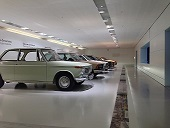
%> input picture lab4/Part3/testImage.JPG, 170 x 128 px
$ octave Part3.m   (GNU Octave 9; MATLAB toolbox functions it lacks are replaced by stand-ins)
%> lines starting %> are read from the running program, lines starting %| are printed output that depends on the picture
### lab4/Part3/compressor.m
function [ numDiscardedCoefficients, compressedTestSignal ] = compressor(testSignal, cutoff)

    fourierCoefficients = fft2(testSignal); %Obtain the fourier series coefficients.

    %Loop through the fourier series coeficients.
    [M,N] = size(testSignal);
    numDiscardedCoefficients = 0;
    for l = 0 : M-1 %loop through the row requencies
        for k = 0 : N-1 %loop through the column frequencies

            %If the absolute value of a coeficient is less than the cutoff
            %parameter, set the coeficient to zero and increment the
            %numDiscardedCoeficients variable.

            %WRITE YOUR CODE HERE
            if abs(fourierCoefficients(l+1, k+1)) < cutoff
                fourierCoefficients(l+1, k+1) = 0;
                numDiscardedCoefficients = numDiscardedCoefficients + 1;
            end
        end
    end

    compressedTestSignal = ifft2(fourierCoefficients);
end

### lab4/Part3/calculatePSNR.m
function [PSNR] = calculatePSNR(testSignal,compressedTestSignal)
    [M,N] = size(testSignal);
    MSE = (1/(M*N))*sum(sum((abs(testSignal-compressedTestSignal)).^2));
    PSNR = 10*log10(1/MSE);
end

### lab4/Part3/calculateCompressionRate.m
function [compressionRate] = calculateCompressionRate( M, N, numDiscardedCoeficients )
    %64 + 64 bits per complex fourier coeficient of type double
    originalSize = 128*M*N;

    newSize = 128*(M*N - numDiscardedCoeficients) + ceil(numDiscardedCoeficients*log2(M*N)) + ceil(log2(M*N));

    compressionRate = newSize/originalSize;
end

### lab4/Part3/Part3.m
clear all
close all
clc

%import and format the test signal for use
testSignal = imread('testImage.JPG');
%> testSignal is the input picture: size 128x170x3 uint8; mean R, G, B 126, 123.2, 119.6
testSignal = double(rgb2gray(testSignal))./255; %Make the image grayscale with pixel values between 0 and 1.
%> testSignal: size 128x170 double

[M,N] = size(testSignal);
%> M = 128; N = 170

%Vary this cutoff parameter to explore the
%compression rate to PSNR tradeoff
cutoff = 10;

%Create a function that compresses an image by zeroing out Fourier
%coeficients with a modulus below a cutoff threshold
[ numDiscardedCoeficients, compressedTestSignal ] = compressor(testSignal, cutoff);
%> after the loop in compressor, `for l = 0 : M-1`: numDiscardedCoefficients = 15324
%> in compressor, `compressedTestSignal = ifft2(fourierCoefficients);`:
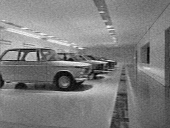
%> compressedTestSignal: size 128x170 double; min -0.0514, max 1.03, mean 0.485; drawn with min black and max white
%> numDiscardedCoeficients = 15324

%This function calculates the PSNR of the compressed image relative to the
%original image.
PSNR = calculatePSNR(testSignal,compressedTestSignal);
%> in calculatePSNR, `MSE = (1/(M*N))*sum(sum((abs(testSignal-compressedTestSignal)).^2));`: MSE = 0.00108
%> in calculatePSNR, `PSNR = 10*log10(1/MSE);`: PSNR = 29.66
%> PSNR = 29.66

%This function approximates the the compression rate that is obtained.
compressionRate = calculateCompressionRate(M,N, numDiscardedCoeficients );
%> in calculateCompressionRate, `newSize = 128*(M*N - numDiscardedCoeficients) + ceil(numDiscardedCoefi..`: newSize = 1044633
%> in calculateCompressionRate, `compressionRate = newSize/originalSize;`: compressionRate = 0.375
%> compressionRate = 0.375

%Display the image and its compressed version.
figure(1);
imshow([testSignal compressedTestSignal]);
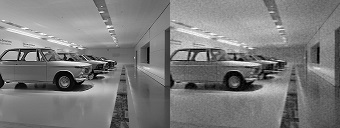
%> displayed picture: size 128x340, on the screen's scale of 0 to 255; min 0, max 255, mean 123.7
str = sprintf('PSNR = %.3fdB    R = %.3f',PSNR,compressionRate);
%> str = 'PSNR = 29.658dB    R = 0.375'
title(str);
